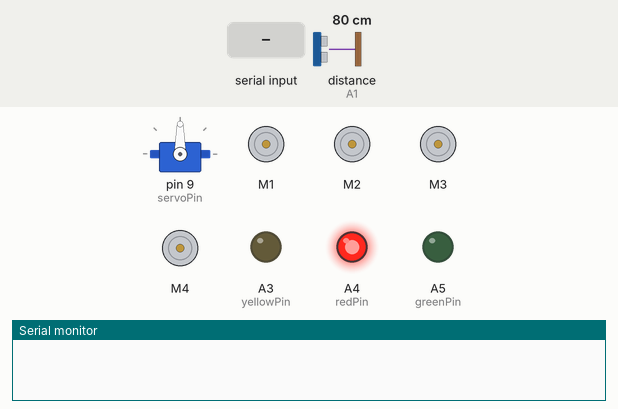
Simulated run of this sketch. Board: Arduino Uno, built with avr-gcc and run on an emulated ATmega328P. Shown: servo, 4 × DC motor (green arrow = forward, orange = backward, longer = faster), output pins drawn as LEDs (lit = HIGH), the last lines printed to the serial monitor. Wiring (inferred from the names in the program): ultrasonic range finder: trigger A0; echo A1. Inputs (shaded band) come from the test bench; at power-on: distance to the obstacle (sensor on A1) 80 cm. The echo pulse lasts 58.3 µs per cm; pins used as bus, display or sensor lines are not drawn.

Above: at 1.2 s.
1.3 s: distance to the obstacle (sensor on A1) set to 33 cm
3.1 s: distance to the obstacle (sensor on A1) set to 28 cm
At 4.5 s:
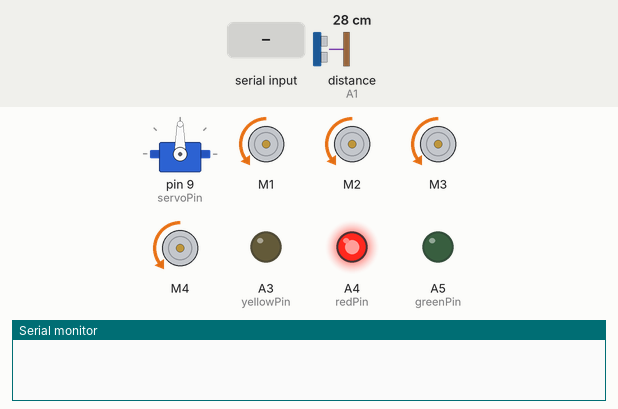
6.1 s: "R" received over Serial
At 8.4 s:
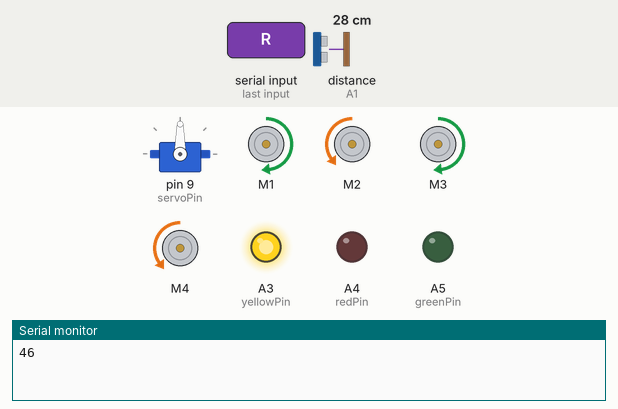
9.1 s: distance to the obstacle (sensor on A1) set to 36 cm
At 9.7 s:
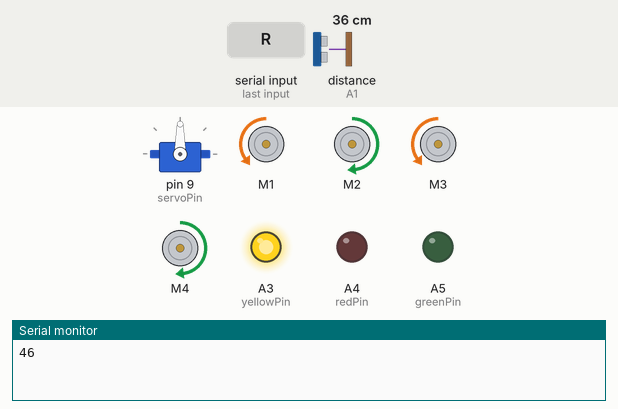
10.6 s: "f" received over Serial
At 10.98 s:
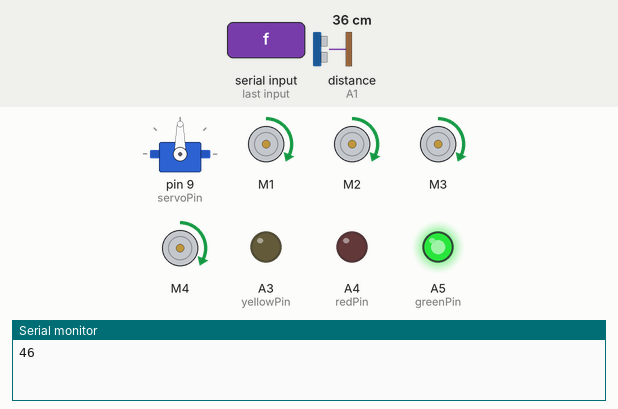
13.6 s: distance to the obstacle (sensor on A1) set to 60 cm
Timing chart, 0 to 17.6 s (numbered marks = the images above; inputs shaded):
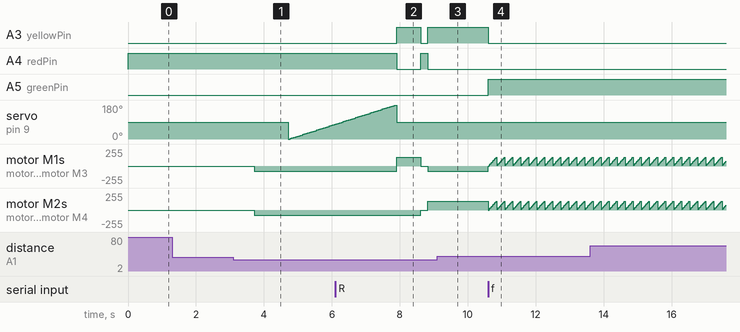

Measured:
- the behaviour switches between 31 and 30 cm on distance to the obstacle (sensor on A1) (found by bisection; images 0 and 1)
- the behaviour switches between 33 and 34 cm on distance to the obstacle (sensor on A1) (found by bisection; images 2 and 3)
- after the input at 1.3 s, every drawn part: stays the same
- after the input at 3.1 s, motor M1–4: stopped → backward 80/255 after 0.62 s
- after the input at 9.1 s, A3 (yellowPin): stays HIGH (without the input it goes to LOW after 0.14 s); A4 (redPin): stays LOW (without the input it goes to HIGH after 0.14 s)
- after the input at 10.6 s, A3 (yellowPin): HIGH → LOW at once; A5 (greenPin): LOW → HIGH at once; motor M1, motor M3: ramps from stopped to forward 129/255 and jumps back, once every 0.23 s; motor M2, motor M4: ramps from stopped to forward 129/255 and jumps back, once every 0.24 s
- by itself, servo on pin 9 (servoPin): rises from 78° to 180° in 1.7 s, then falls to 90° in 0.06 s

The sketch:

main.ino
```cpp
#include <AFMotor.h>
#include <Servo.h>
#include <math.h>

AF_DCMotor motor1(1); // top right motor
AF_DCMotor motor2(2); // top left motor
AF_DCMotor motor3(3); // bottom right motor
AF_DCMotor motor4(4); // bottom left motor

const int servoPin = 9;    // Pin for the servo motor
const int triggerPin = A0;   // Trigger pin for the ultrasonic sensor
const int echoPin = A1;      // Echo pin for the ultrasonic sensor
const int detectionDistance = 30;  // Distance threshold for object detection in centimeters
const int yellowPin = A3; // Pin for yellow LED
const int redPin = A4;    // Pin for red LED
const int greenPin = A5;   // Pin for green LED
const int degreeTurn = 3;  // degree for each turn of servo motor

int loopDelay = 500;
char data;  // variable for incoming bluetooth data
int oneFullTurnTime = 3800;
const int distanceToPass = 40;
int cluster;
int maxSpeed = 130;


Servo myServo;


void setup(){
  Serial.begin(9600);

  pinMode(yellowPin, OUTPUT);
  pinMode(redPin, OUTPUT);
  pinMode(greenPin, OUTPUT);

  pinMode(triggerPin, OUTPUT);
  pinMode(echoPin, INPUT);

  myServo.attach(servoPin);
  myServo.write(90);

  cluster = calculateCluster(detectionDistance,distanceToPass);
}

void ledState(char color){

  if (color == 'R'){
    digitalWrite(A3, LOW);
    digitalWrite(A4, HIGH);
    digitalWrite(A5, LOW);
  }

  else if (color == 'G'){
    digitalWrite(A3, LOW);
    digitalWrite(A4, LOW);
    digitalWrite(A5, HIGH);
  }

  else if (color == 'Y'){
    digitalWrite(A3, HIGH);
    digitalWrite(A4, LOW);
    digitalWrite(A5, LOW);

  }
  else{

  }
}

void forward(){
    myServo.write(90);
    ledState('G');

    // motor1.setSpeed(maxSpeed);
    // motor2.setSpeed(maxSpeed);
    // motor3.setSpeed(maxSpeed);
    // motor4.setSpeed(maxSpeed);

    // motor1.run(FORWARD);
    // motor2.run(FORWARD);
    // motor3.run(FORWARD);
    // motor4.run(FORWARD);
      for(int i = 0; i < maxSpeed; i+=3){
        motor1.run(FORWARD);
        motor2.run(FORWARD);
        motor3.run(FORWARD);
        motor4.run(FORWARD);
        motor1.setSpeed(i);
        motor2.setSpeed(i);
        motor3.setSpeed(i);
        motor4.setSpeed(i);
        delay(5);
  }
}

void stop(){
    myServo.write(90);
    ledState('R');

    motor1.setSpeed(0);
    motor2.setSpeed(0);
    motor3.setSpeed(0);
    motor4.setSpeed(0);

    motor1.run(RELEASE);
    motor2.run(RELEASE);
    motor3.run(RELEASE);
    motor4.run(RELEASE);
}

void left(){
  myServo.write(90);
  ledState('Y');

  motor1.setSpeed(130);
  motor2.setSpeed(80);
  motor3.setSpeed(130);
  motor4.setSpeed(80);

  motor1.run(FORWARD);
  motor2.run(BACKWARD);
  motor3.run(FORWARD);
  motor4.run(BACKWARD);
}
void right(){
  myServo.write(90);
  ledState('Y');

  motor1.setSpeed(80);
  motor2.setSpeed(130);
  motor3.setSpeed(80);
  motor4.setSpeed(130);

  motor1.run(BACKWARD);
  motor2.run(FORWARD);
  motor3.run(BACKWARD);
  motor4.run(FORWARD);
}

void back(){
  myServo.write(90);
  ledState('R');

  motor1.setSpeed(80);
  motor2.setSpeed(80);
  motor3.setSpeed(80);
  motor4.setSpeed(80);

  motor1.run(BACKWARD);
  motor2.run(BACKWARD);
  motor3.run(BACKWARD);
  motor4.run(BACKWARD);
}

bool checkValid(char temp){
  char valid[] = {'F','f','S','s','L','l','R','r','B','b'};
  bool isValid = false;
  for (int i = 0; i < sizeof(valid);i++){
    if (temp == valid[i]){
      isValid = true;
      break;
    }
  }
  return isValid;
}


int calculateCluster(int obstacleDistance,int minDistanceToPass){
  float equalSide = pow((pow(obstacleDistance,2)+pow(minDistanceToPass,2)),0.5);
  float angle = 2* (asin((minDistanceToPass/2)/equalSide));
  float angleDegree = (180/PI) * angle;
  int cluster = angleDegree/degreeTurn;
  return cluster;
}


bool primaryCheck() {
  myServo.write(90);
  long distance = calculateDistance();
  if (distance < detectionDistance){
    long distance1 = calculateDistance();
    delay(100);
    long distance2 = calculateDistance();
    delay(100);
    long avgDistance = (distance1 + distance2) / 2;
    if (avgDistance < detectionDistance){
      return true;
    }
    else{
      return false;
    }
  }
}

void execute(char temp){
  if (checkValid(temp)){
    char lower_command = tolower(temp);
    if (lower_command == 'f'){ forward(); }
    else if (lower_command == 's'){ stop(); }
    else if (lower_command == 'l'){ left(); }
    else if (lower_command == 'r'){ right(); }
    else if (lower_command == 'b'){ back(); }
    else{ stop(); }
  }
  else{
    stop();
  }
  primaryCheck();
}

long calculateDistance(){
  long duration, distance;
  digitalWrite(triggerPin, LOW);
  delayMicroseconds(2);
  digitalWrite(triggerPin, HIGH);
  delayMicroseconds(10);
  digitalWrite(triggerPin, LOW);
  duration = pulseIn(echoPin, HIGH);
  distance = duration * 0.034 / 2;  // Convert duration to distance in cm
  if(distance==0){
    return 200;
  }
  return distance;

}

void scan(long* distanceArr){
    for (int angle = 0; angle <= 180; angle += degreeTurn) {
      myServo.write(angle);
      long distance = calculateDistance();
      distanceArr[angle/degreeTurn] = distance;
      delay(50);
    }
}

int analyse(){
  int arraySize = (180 / degreeTurn) + 1;
  long distanceArr[arraySize];
  long averageArr[arraySize];
  scan(distanceArr);
  for(int i = 0;i <= (arraySize-1);i++){
    int sum = 0;
    for(int j = 1;j <= (arraySize-1);j++){
      if((j-i) == cluster){
        break;
      }
      sum += distanceArr[i];
    }
    int average = sum/cluster;
    averageArr[i] = average;
  }
  int max = averageArr[0];
  int index = 0;
  for(int i = 0; i < (arraySize-1);i++){
    if(averageArr[i] > max){
      max = averageArr[i];
      index = i;
    }
  }
  return index;
}

void turnLeftRight(int index){
  if(index<30){
    int degree = 90-(3*index);
    float tempTime = (oneFullTurnTime / 360.0) * degree;
    holdFunction(2,tempTime+200);
  }
  else{
    int degree = (3*index)-90;
    int tempTime = (oneFullTurnTime / 360.0) * degree;
    holdFunction(3,tempTime+200);
  }
}


void holdFunction(int identifier,int duration){
  long start = millis();
  while (millis()-start < duration){
    if (identifier == 0){
      stop();
    }
    else if (identifier == 1){
      back();
    }
    else if (identifier == 2){
      right();
    }
    else if (identifier == 3){
      left();
    }
    else{
    }
  }
}

void loop() {
  if (Serial.available()) {
      data = Serial.read();
      if (data == 's' || data == 'S'){
        stop();
      }
      else{
          execute(data);
      }
    }

  if (primaryCheck()) {
    holdFunction(1,1000);
    myServo.write(90);
    int index = analyse();
    Serial.println(index);
    turnLeftRight(index);
    }
  else {
    if (Serial.available()) {
      data = Serial.read();
      delay(loopDelay);
      execute(data);
    }
    execute(data);
  }
  execute(data);
}
```
